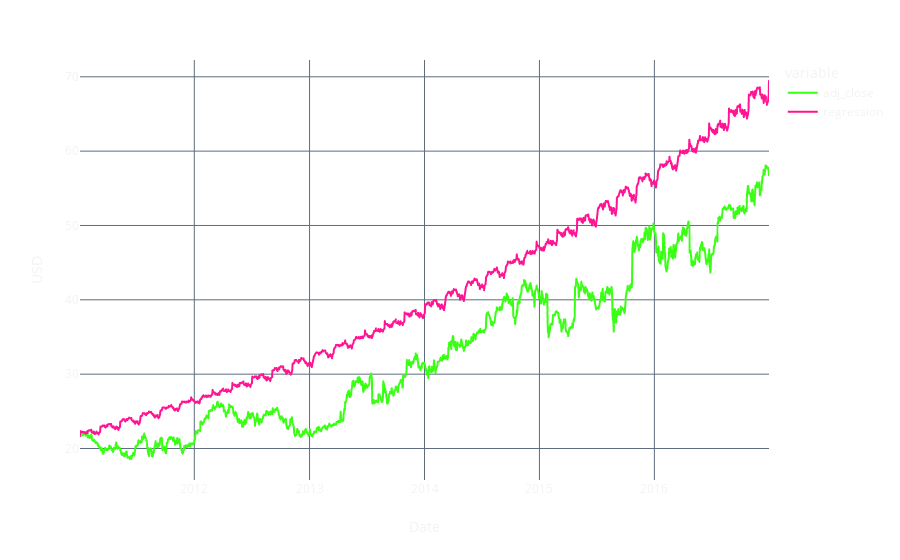

The cell this chart's notebook holds for it:
### Code cell
display(
    Markdown(
        f'### **Fourier Transform**: ${n_sigma}\sigma$ Dominant Amplitudes\n'
        f'$RMSE = USD {rmse:.2f}$'
    )
)
px.line(
    data_frame=df,
    x=df.index,
    y=['adj_close', 'regression'],
    labels={'value': 'USD'},
)

### Figure 1 — Plotly figure (JSON) as saved in the notebook; plotly's stock layout.template omitted (floating-point values rounded to 4 significant figures; data arrays with more than 128 entries replaced by an {"elided": "..."} marker saying what was removed)
{"data": [{"hovertemplate": "variable=adj_close<br>Date=%{x}<br>USD=%{y}<extra></extra>", "legendgroup": "adj_close", "line": {"color": "#39FF14", "dash": "solid"}, "marker": {"symbol": "circle"}, "mode": "lines", "name": "adj_close", "showlegend": true, "type": "scattergl", "x": {"elided": "1510 str values"}, "xaxis": "x", "y": {"elided": "1510 float values"}, "yaxis": "y"}, {"hovertemplate": "variable=regression<br>Date=%{x}<br>USD=%{y}<extra></extra>", "legendgroup": "regression", "line": {"color": "#FF1493", "dash": "solid"}, "marker": {"symbol": "circle"}, "mode": "lines", "name": "regression", "showlegend": true, "type": "scattergl", "x": {"elided": "1510 str values"}, "xaxis": "x", "y": {"elided": "1510 float values"}, "yaxis": "y"}], "layout": {"legend": {"title": {"text": "variable"}, "tracegroupgap": 0}, "margin": {"t": 60}, "xaxis": {"anchor": "y", "domain": [0, 1], "title": {"text": "Date"}}, "yaxis": {"anchor": "x", "domain": [0, 1], "title": {"text": "USD"}}}}
